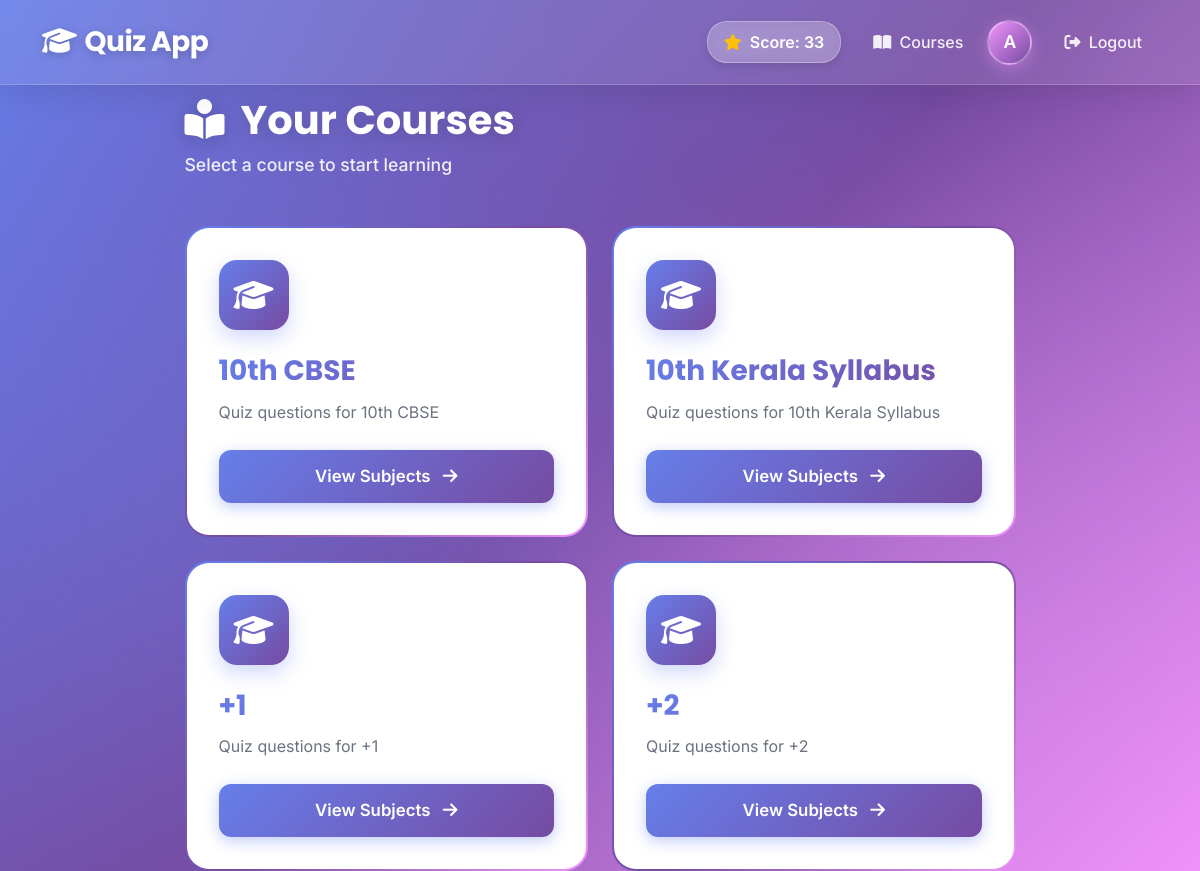
Page / (signed in) on the committed database.
### quiz/models.py (models this page shows, shortened)
class Course(models.Model):
    COURSE_CHOICES = [
        ('10_KERALA', '10th Kerala Syllabus'),
        ('10_CBSE', '10th CBSE'),
        ('PLUS_ONE', '+1'),
        ('PLUS_TWO', '+2'),
    ]
    name = models.CharField(max_length=20, choices=COURSE_CHOICES, unique=True)
    description = models.TextField(blank=True)
    created_at = models.DateTimeField(auto_now_add=True)
    updated_at = models.DateTimeField(auto_now=True)

### quiz/views.py (the view)
# urls.py: path('', views.home, name='home'),
@login_required
def home(request):
    courses = Course.objects.all().order_by('name')
    return render(request, 'quiz/home.html', {
        'courses': courses,
        'is_admin': request.user.groups.filter(name='admin').exists(),
        'global_score': get_user_total_score(request.user)
    })

### quiz/views.py (called while the page is built)
def get_user_total_score(user):
    return UserSubmission.objects.filter(user=user).aggregate(total=Sum('score'))['total'] or 0

### quiz/templates/quiz/home.html (shortened to what this page needs)
{% extends 'quiz/base.html' %}
{% block content %}
<div class="container">
    <div class="row justify-content-center">
        <div class="col-md-10 col-lg-9">
            {% if user.is_authenticated %}
            <div class="d-flex justify-content-between align-items-center mb-5">
                <div>
                    <h1 class="page-title mb-2">
                        <i class="fas fa-book-reader me-3"></i>Your Courses
                    </h1>
                    <p class="page-subtitle">Select a course to start learning</p>
                </div>
            </div>
            <div class="row g-4">
                {% for course in courses %}
                <div class="col-md-6">
                    <div class="course-card">
                        <div class="course-card-inner">
                            <div class="course-icon">
                                <i class="fas fa-graduation-cap"></i>
                            </div>
                            <div class="course-info">
                                <h3 class="course-title">{{ course.get_name_display }}</h3>
                                {% if course.description %}
                                <p class="course-description">{{ course.description }}</p>
                                {% else %}
                                <p class="course-description">Explore subjects and test your knowledge</p>
                                {% endif %}
                            </div>
                            <div class="course-actions">
                                <a href="{% url 'course_subjects' course.id %}" class="btn btn-primary btn-course">
                                    View Subjects
                                    <i class="fas fa-arrow-right ms-2"></i>
                                </a>
                            </div>
                        </div>
                    </div>
                </div>
                {% endfor %}
            </div>
            {% endif %}
        </div>
    </div>
</div>
{% endblock %}

### quiz/templates/quiz/base.html (shortened to what this page needs)
<!DOCTYPE html>
<html lang="en">
<head>
    <link rel="stylesheet" href="https://cdn.jsdelivr.net/npm/bootstrap@5.3.0/dist/css/bootstrap.min.css">
    <link href="https://cdnjs.cloudflare.com/ajax/libs/font-awesome/6.4.0/css/all.min.css" rel="stylesheet">
</head>
<body>
    <nav class="navbar navbar-expand-lg">
        <div class="container">
            <a class="navbar-brand" href="{% url 'home' %}">
                <i class="fas fa-graduation-cap me-2"></i>Quiz App
            </a>
            <div class="collapse navbar-collapse" id="navbarNav">
                <ul class="navbar-nav ms-auto align-items-center">
                    {% if user.is_authenticated %}
                    <li class="nav-item me-3">
                        <div class="global-score-badge">
                            <i class="fas fa-star text-warning me-2"></i>
                            <span class="score-text">Score: {{ global_score|default:0 }}</span>
                        </div>
                    </li>
                    <li class="nav-item">
                        <a class="nav-link" href="{% url 'home' %}">
                            <i class="fas fa-book-open me-1"></i> Courses
                        </a>
                    </li>
                    <li class="nav-item ms-2">
                        <a class="profile-button" href="{% url 'profile' %}" title="View Profile">
                            {{ user.username|make_list|first|upper }}
                        </a>
                    </li>
                    <li class="nav-item ms-3">
                        <a class="nav-link" href="{% url 'logout' %}">
                            <i class="fas fa-sign-out-alt me-1"></i> Logout
                        </a>
                    </li>
                    {% else %}
                    <li class="nav-item">
                        <a class="btn btn-primary" href="{% url 'login' %}">
                            <i class="fas fa-sign-in-alt me-1"></i> Login
                        </a>
                    </li>
                    {% endif %}
                </ul>
            </div>
        </div>
    </nav>
    <main>
        {% block content %}{% endblock %}
    </main>
</body>
</html>

### quiz/templates/quiz/base.html (style rules this page uses)
:root { --gradient-start: #667eea; --gradient-mid: #764ba2; --gradient-end: #f093fb; --primary-color: #667eea; --primary-hover: #5568d3; --secondary-color: #764ba2; --accent-color: #f093fb; --correct-color: #10b981; --wrong-color: #fbbf24; --danger-color: #ef4444; --text-primary: #1f2937; --text-secondary: #6b7280; --glass-bg: rgba(255, 255, 255, 0.1); --glass-border: rgba(255, 255, 255, 0.18); }
* { margin: 0; padding: 0; box-sizing: border-box; }
body { font-family: 'Inter', -apple-system, BlinkMacSystemFont, 'Segoe UI', sans-serif; background: linear-gradient(135deg, var(--gradient-start) 0%, var(--gradient-mid) 50%, var(--gradient-end) 100%); background-attachment: fixed; min-height: 100vh; color: var(--text-primary); position: relative; overflow-x: hidden; }
body::before { content: ''; position: fixed; top: 0; left: 0; right: 0; bottom: 0; background: radial-gradient(circle at 20% 50%, rgba(102, 126, 234, 0.3) 0%, transparent 50%), radial-gradient(circle at 80% 80%, rgba(240, 147, 251, 0.3) 0%, transparent 50%), radial-gradient(circle at 40% 20%, rgba(118, 75, 162, 0.3) 0%, transparent 50%); animation: gradientShift 15s ease infinite; pointer-events: none; z-index: 0; }
main { position: relative; z-index: 1; padding-top: 6rem; min-height: 100vh; }
.navbar { background: rgba(255, 255, 255, 0.1) !important; backdrop-filter: blur(20px); -webkit-backdrop-filter: blur(20px); border-bottom: 1px solid rgba(255, 255, 255, 0.18); box-shadow: 0 8px 32px rgba(0, 0, 0, 0.1); padding: 1rem 0; position: fixed; top: 0; left: 0; right: 0; z-index: 1000; }
.navbar-brand { font-family: 'Poppins', sans-serif; font-size: 1.75rem; font-weight: 700; color: white !important; text-shadow: 0 2px 10px rgba(0, 0, 0, 0.2); transition: all 0.3s ease; letter-spacing: -0.5px; }
.nav-link { color: rgba(255, 255, 255, 0.9) !important; font-weight: 500; font-size: 1rem; transition: all 0.3s ease; padding: 0.5rem 1rem !important; border-radius: 8px; }
.profile-button { width: 45px; height: 45px; background: linear-gradient(135deg, var(--accent-color), var(--secondary-color)); color: white; border-radius: 50%; display: flex; align-items: center; justify-content: center; font-weight: 600; font-size: 1.1rem; text-decoration: none; transition: all 0.3s ease; box-shadow: 0 4px 15px rgba(240, 147, 251, 0.4); border: 2px solid rgba(255, 255, 255, 0.3); }
.btn-primary { background: linear-gradient(135deg, var(--primary-color), var(--secondary-color)); border: none; color: white; font-weight: 600; padding: 0.75rem 2rem; border-radius: 12px; transition: all 0.3s ease; box-shadow: 0 4px 15px rgba(102, 126, 234, 0.4); position: relative; overflow: hidden; }
.btn-primary::before { content: ''; position: absolute; top: 0; left: -100%; width: 100%; height: 100%; background: linear-gradient(90deg, transparent, rgba(255, 255, 255, 0.3), transparent); transition: left 0.5s ease; }
h1, h2, h3, h4, h5, h6 { font-family: 'Poppins', sans-serif; font-weight: 700; color: var(--text-primary); }
.global-score-badge { background: rgba(255, 255, 255, 0.2); backdrop-filter: blur(10px); padding: 0.5rem 1rem; border-radius: 20px; border: 1px solid rgba(255, 255, 255, 0.3); color: white; font-weight: 600; display: flex; align-items: center; box-shadow: 0 4px 10px rgba(0, 0, 0, 0.1); }

### rows in the picture
Course: name "10th CBSE", description "Quiz questions for 10th CBSE"
Course: name "10th Kerala Syllabus", description "Quiz questions for 10th Kerala Syllabus"
Course: name "+1", description "Quiz questions for +1"
Course: name "+2", description "Quiz questions for +2"

### other values in the picture
{{ global_score|default:0 }} "33"
{{ user.username|make_list|first|upper }} "A"
